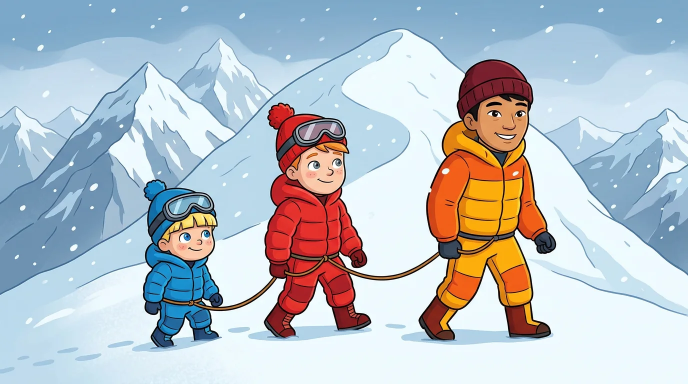
#> input picture assets/img/books/adventure-1/b2a.webp, 1376 x 768 px (shown at 1/2 size)
$ python img_in.py ../assets/img/books/adventure-1/b1a.webp ../assets/img/books/adventure-1/b2a.webp ../assets/img/books/adventure-1/b2a.webp
#> lines starting #> are read from the running program, lines starting #| are printed output that depends on the picture
"""Bring a generated picture into the app: trim white bars, resize to 1600 px max, save as WebP under 300 KB.

Usage:  python -I tools/img_in.py <book-id> <name> <source.png>
Writes: assets/img/books/<book-id>/<name>.webp
"""
import sys
from pathlib import Path
from PIL import Image

ROOT = Path(__file__).resolve().parent.parent
MAX_SIDE = 1600
MAX_BYTES = 300 * 1024


def trim_bars(im, thresh=238):
    """Remove near-white (or near-black) bars that run the full width or height."""
    g = im.convert('L')
    w, h = g.size
    px = g.load()

    def row_flat(y):
        vals = [px[x, y] for x in range(0, w, max(1, w // 200))]
        return all(v >= thresh for v in vals) or all(v <= 255 - thresh for v in vals)

    def col_flat(x):
        vals = [px[x, y] for y in range(0, h, max(1, h // 200))]
        return all(v >= thresh for v in vals) or all(v <= 255 - thresh for v in vals)

    top, bottom, left, right = 0, h, 0, w
    while top < h // 3 and row_flat(top): top += 1
    while bottom > h * 2 // 3 and row_flat(bottom - 1): bottom -= 1
    while left < w // 3 and col_flat(left): left += 1
    while right > w * 2 // 3 and col_flat(right - 1): right -= 1
    if (top, bottom, left, right) != (0, h, 0, w):
        im = im.crop((left, top, right, bottom))
    return im


def main():
    book, name, src = sys.argv[1], sys.argv[2], Path(sys.argv[3])
    out_dir = ROOT / 'assets' / 'img' / 'books' / book
    out_dir.mkdir(parents=True, exist_ok=True)
    im = Image.open(src).convert('RGB')
#> im is the input picture: PIL image 1376x768 RGB; mean R, G, B 182.9, 191.3, 198.9
    before = im.size
#> before = (1376, 768)
    im = trim_bars(im)
#> in trim_bars, `g = im.convert('L')`:
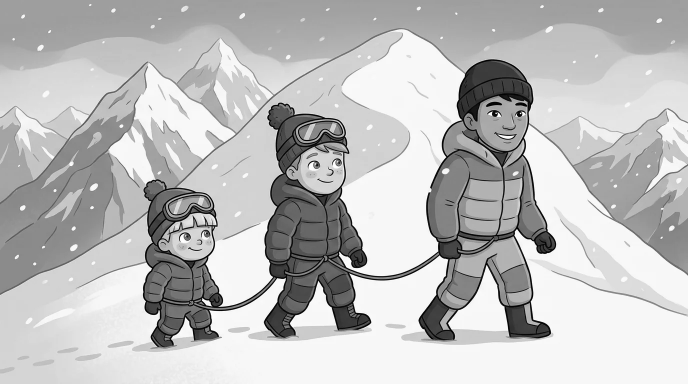
#> g: PIL image 1376x768 L (shown at 1/2 size); min 0, max 255, mean 189.7
#> in row_flat, `vals = [px[x, y] for x in range(0, w, max(1, w // 200))]`: vals = 230 items
#> after the loop in trim_bars, `while bottom > h * 2 // 3 and row_flat(bottom - 1): bottom -= 1`: bottom = 768
#> in col_flat, `vals = [px[x, y] for y in range(0, h, max(1, h // 200))]`: vals = 256 items
#> after the loop in trim_bars, `while left < w // 3 and col_flat(left): left += 1`: left = 0
#> after the loop in trim_bars, `while right > w * 2 // 3 and col_flat(right - 1): right -= 1`: right = 1376
    w, h = im.size
#> w = 1376; h = 768
    scale = min(1.0, MAX_SIDE / max(w, h))
#> scale = 1
    if scale < 1.0:
        im = im.resize((round(w * scale), round(h * scale)), Image.LANCZOS)
    out = out_dir / f'{name}.webp'
    for q in (84, 80, 76, 72, 68, 62, 56, 50):
        im.save(out, 'WEBP', quality=q, method=6)
        if out.stat().st_size <= MAX_BYTES:
            break
    print(f'{out.relative_to(ROOT).as_posix()}: {before} -> {im.size}, q{q}, {out.stat().st_size // 1024} KB')


if __name__ == '__main__':
#> (the run stopped early here; a loop or call above may not have finished)

$ run again, on assets/img/books/adventure-1/b3a.webp
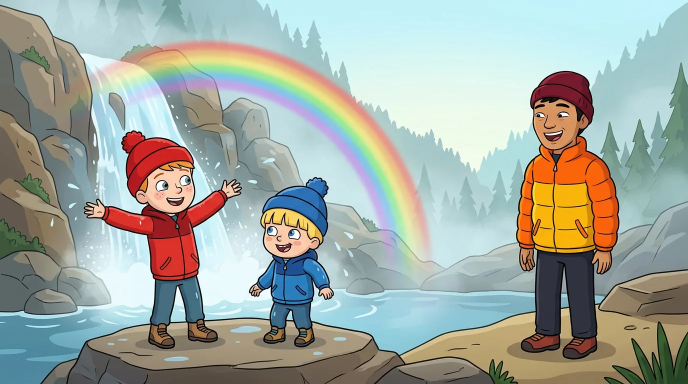
#> input picture assets/img/books/adventure-1/b3a.webp, 1376 x 768 px (shown at 1/2 size)
#> in main, im is the input picture: PIL image 1376x768 RGB; mean R, G, B 161.8, 170, 161.2
#> in trim_bars, `g = im.convert('L')`:
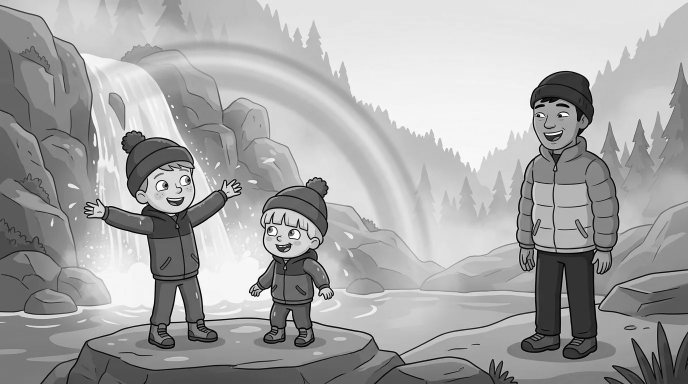
#> g: PIL image 1376x768 L (shown at 1/2 size); min 0, max 255, mean 166.5
#> in row_flat, `vals = [px[x, y] for x in range(0, w, max(1, w // 200))]`: vals = 230 items
#> after the loop in trim_bars, `while bottom > h * 2 // 3 and row_flat(bottom - 1): bottom -= 1`: bottom = 768
#> in col_flat, `vals = [px[x, y] for y in range(0, h, max(1, h // 200))]`: vals = 256 items
#> after the loop in trim_bars, `while left < w // 3 and col_flat(left): left += 1`: left = 0
#> after the loop in trim_bars, `while right > w * 2 // 3 and col_flat(right - 1): right -= 1`: right = 1376

$ run again, on assets/img/books/adventure-1/b1b.webp
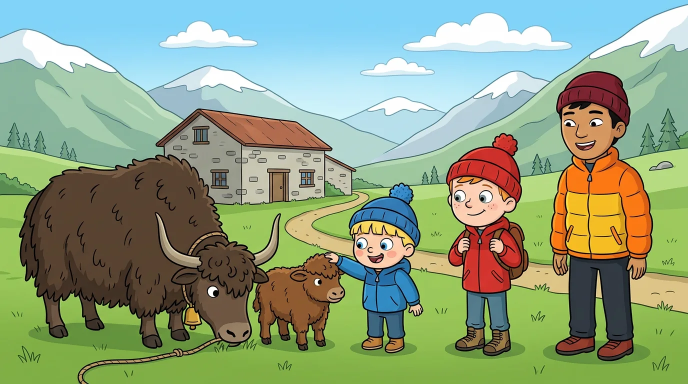
#> input picture assets/img/books/adventure-1/b1b.webp, 1376 x 768 px (shown at 1/2 size)
#> in main, im is the input picture: PIL image 1376x768 RGB; mean R, G, B 141.9, 160.4, 128.7
#> in trim_bars, `g = im.convert('L')`:
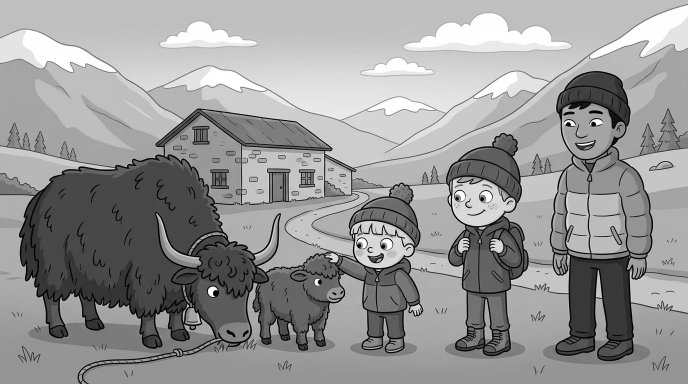
#> g: PIL image 1376x768 L (shown at 1/2 size); min 0, max 255, mean 151.3
#> in row_flat, `vals = [px[x, y] for x in range(0, w, max(1, w // 200))]`: vals = 230 items
#> after the loop in trim_bars, `while bottom > h * 2 // 3 and row_flat(bottom - 1): bottom -= 1`: bottom = 768
#> in col_flat, `vals = [px[x, y] for y in range(0, h, max(1, h // 200))]`: vals = 256 items
#> after the loop in trim_bars, `while left < w // 3 and col_flat(left): left += 1`: left = 0
#> after the loop in trim_bars, `while right > w * 2 // 3 and col_flat(right - 1): right -= 1`: right = 1376

$ run again, on assets/img/books/adventure-1/b2b.webp
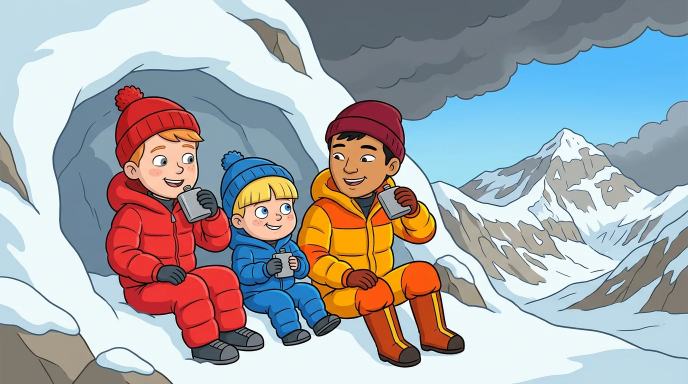
#> input picture assets/img/books/adventure-1/b2b.webp, 1376 x 768 px (shown at 1/2 size)
#> in main, im is the input picture: PIL image 1376x768 RGB; mean R, G, B 166.8, 168, 171.1
#> in trim_bars, `g = im.convert('L')`:
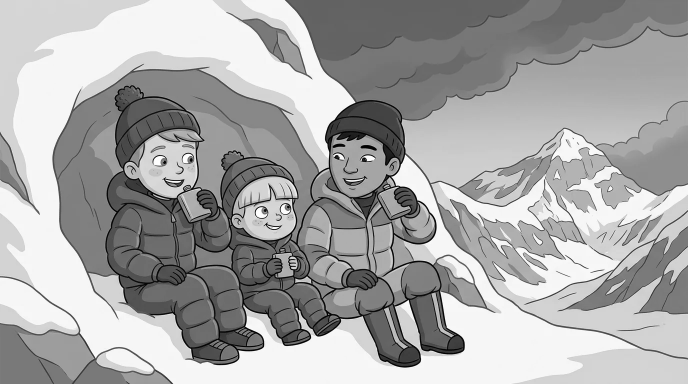
#> g: PIL image 1376x768 L (shown at 1/2 size); min 0, max 255, mean 168
#> in row_flat, `vals = [px[x, y] for x in range(0, w, max(1, w // 200))]`: vals = 230 items
#> after the loop in trim_bars, `while bottom > h * 2 // 3 and row_flat(bottom - 1): bottom -= 1`: bottom = 768
#> in col_flat, `vals = [px[x, y] for y in range(0, h, max(1, h // 200))]`: vals = 256 items
#> after the loop in trim_bars, `while left < w // 3 and col_flat(left): left += 1`: left = 0
#> after the loop in trim_bars, `while right > w * 2 // 3 and col_flat(right - 1): right -= 1`: right = 1376
